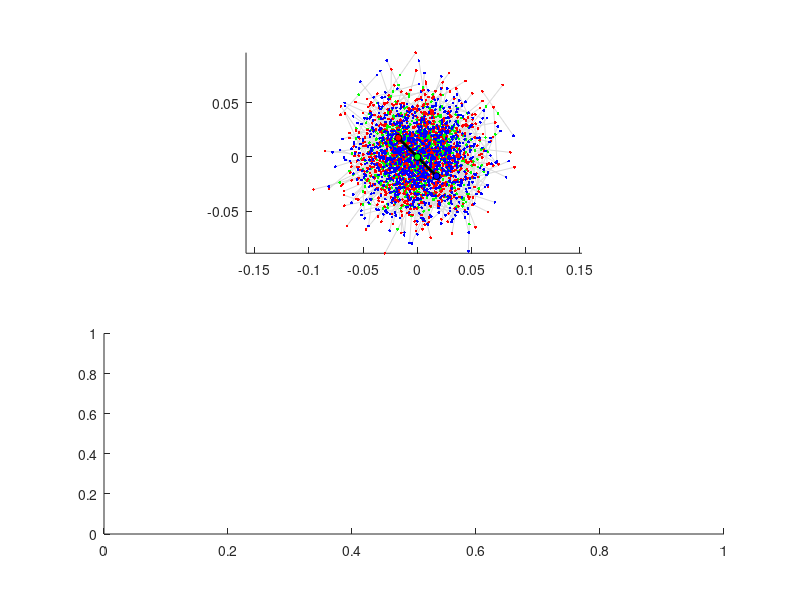

This figure's MATLAB source: (Note: this script raises an error after producing the figure.)

Dphi = 5e3; %rad^2/s
Dc = 0.250; %um^2/s
dt = 1e-3; %s
rho = 0.050; %um

c_0 = [0,0];
phi_0 = 3*pi/4;

a_0 = c_0 + rho/2*[cos(phi_0), sin(phi_0)];
b_0 = c_0 - rho/2*[cos(phi_0), sin(phi_0)];
ms_0 = 5;
ms_1 = 2;

figure('Position',[0,0,600,800]);
subplot(2,1,1);
hold();

N=1000;
phi_1 = phi_0 + randn(N,1)*sqrt(2*Dphi*dt);
c_1 = repmat(c_0,N,1) + randn(N,2)*sqrt(2*Dc*dt);
a_1 = c_1 + rho/2*[cos(phi_1), sin(phi_1)];
b_1 = c_1 - rho/2*[cos(phi_1), sin(phi_1)];






plot([a_1(:,1)';b_1(:,1)'],[a_1(:,2)';b_1(:,2)'],'-','Color',[0.85,0.85,0.85],'LineWidth',0.5);
plot(c_1(:,1), c_1(:,2),'o','MarkerEdgeColor','none','MarkerFaceColor','g','MarkerSize',ms_1);
plot(a_1(:,1), a_1(:,2),'o','MarkerEdgeColor','none','MarkerFaceColor','r','MarkerSize',ms_1);
plot(b_1(:,1), b_1(:,2),'o','MarkerEdgeColor','none','MarkerFaceColor','b','MarkerSize',ms_1);
axis('equal');
plot([a_0(1),b_0(1)], [a_0(2),b_0(2)], '-', 'LineWidth',2,'Color','k');
plot(a_0(1),a_0(2),'o','MarkerEdgeColor','k','MarkerFaceColor','r','MarkerSize',ms_0);
plot(b_0(1),b_0(2),'o','MarkerEdgeColor','k','MarkerFaceColor','b','MarkerSize',ms_0);
plot(c_0(1),c_0(2),'o','MarkerEdgeColor','k','MarkerFaceColor','g','MarkerSize',ms_0);

delta_a = a_1 - repmat(a_0,N,1);
delta_b = b_1 - repmat(b_0,N,1);
delta_c = c_1 - repmat(c_0,N,1);

subplot(2,1,2);
histogram(delta_a(:,1),'DisplayStyle','stairs','EdgeColor',[1,0,0],'Normalization','probability');
histogram(delta_a(:,2),'DisplayStyle','stairs','EdgeColor',[0.5,0,0],'Normalization','probability');
hold();
histogram(delta_b(:,1),'DisplayStyle','stairs','EdgeColor',[0,0,1],'Normalization','probability');
% histogram(delta_b(:,2),'DisplayStyle','stairs','EdgeColor',[0,0,0.5],'Normalization','probability');
histogram(delta_c(:,1),'DisplayStyle','stairs','EdgeColor',[0,1,0],'Normalization','probability');
% histogram(delta_c(:,2),'DisplayStyle','stairs','EdgeColor',[0,0.5,0],'Normalization','probability');


% K=100;
% phi_samp = randn(K,1)*sqrt(2*Dphi*dt);
% a_x = c_0(1) + rho/2 * cos(phi_samp);
% 
% a_xs = linspace(c_1(1,:)-a_0(1), c_1(1,:)+a_0(1),100);
% pa_x = acos(2/rho*(a_xs-c_x))

